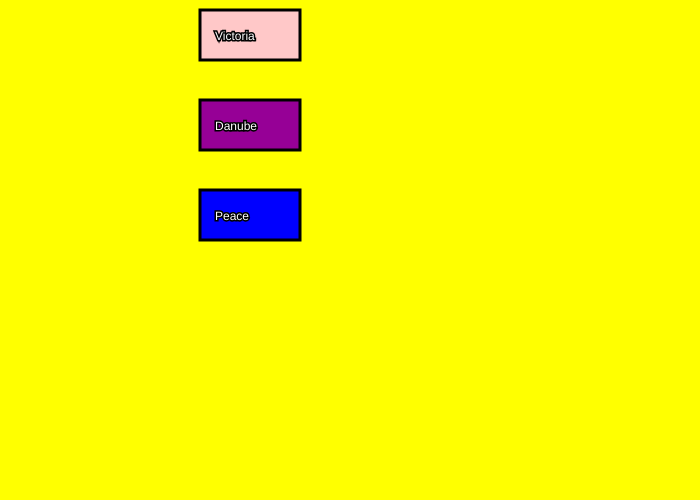
Frame 1 (no input)
Frame 60 (no input): identical to frame 1, image omitted
Frame 120 (the mouse pressed at the canvas centre since frame 60): identical to frame 1, image omitted

The p5.js sketch that drew this single still picture (run headless with seeded random() and noise() and a simulated clock; from frame 60 on, the mouse is pressed at the canvas centre):

// p5.js sketch
// ── sketch.js
var button2X;
var button2Y;

function setup()
{
  createCanvas(700,500);
  button2X = 200;
  button2Y = 100;

  
}

function draw()
{
	background(255,255,0)


	// Example 1: easy to understand - Start

	if (mouseX > 200 && mouseX < 200 + 100 && mouseY > 10 && mouseY < 10+50)
	{
		fill(255,200,0);
		stroke(0,0,0);
		strokeWeight(3);
		rect(200,10,100,50);
		fill(255,255,255);
		stroke(0,0,0);
		text("Shanghai",215,40);		
		if (mouseIsPressed == true)
		{
			fill(47,247,114);
			stroke(0,0,0);
			strokeWeight(3);
			rect(200,10,100,50);
			fill(255,255,255);
			stroke(0,0,0);
			text("Academy",215,40);					
		}
	}
	else
	{
		fill(255,200,200);
		stroke(0,0,0);
		strokeWeight(3);
		rect(200,10,100,50);
		fill(255,255,255);
		stroke(0,0,0);	
		text("Victoria",215,40);
	}

	fill(255,255,255);
	stroke(0,0,0);
	textSize(12);

	// Example 1: easy to understand - End

	if (mouseX > 200 && mouseX < 200 + 100 && mouseY > 100 && mouseY < 100+50)
	{
		fill(0,255,0);
		stroke(0,0,0);
		strokeWeight(3);
		rect(200,100,100,50);
		fill(255,255,255);
		stroke(0,0,0);
		text("Amazon",215,130);		
		if (mouseIsPressed == true)
		{
			fill(255,0,0);
			stroke(0,0,0);
			strokeWeight(3);
			rect(200,100,100,50);
			fill(255,255,255);
			stroke(0,0,0);
			text("Nile",215,130);					
		}
	}
	else
	{
		fill(150,0,150);
		stroke(0,0,0);
		strokeWeight(3);
		rect(200,100,100,50);
		fill(255,255,255);
		stroke(0,0,0);	
		text("Danube",215,130);
	}

	fill(255,255,255);
	stroke(0,0,0);
	textSize(12);

	//3rd code


	if (mouseX > 200 && mouseX < 200 + 100 && mouseY > 190 && mouseY < 190+50)
	{
		fill(255,0,0);
		stroke(0,0,0);
		strokeWeight(3);
		rect(200,190,100,50);
		fill(255,255,255);
		stroke(0,0,0);
		text("Joy",215,220);		
		if (mouseIsPressed == true)
		{
			fill(255,192,203);
			stroke(0,0,0);
			strokeWeight(3);
			rect(200,190,100,50);
			fill(255,255,255);
			stroke(0,0,0);
			text("Virtue",215,220);					
		}
	}
	else
	{
		fill(0,0,255);
		stroke(0,0,0);
		strokeWeight(3);
		rect(200,190,100,50);
		fill(255,255,255);
		stroke(0,0,0);	
		text("Peace",215,220);
	}

	fill(255,255,255);
	stroke(0,0,0);
	textSize(12);


	// Example 2: less code but harder to understand - Start




	// Example 2: less code but harder to understand - End


}
